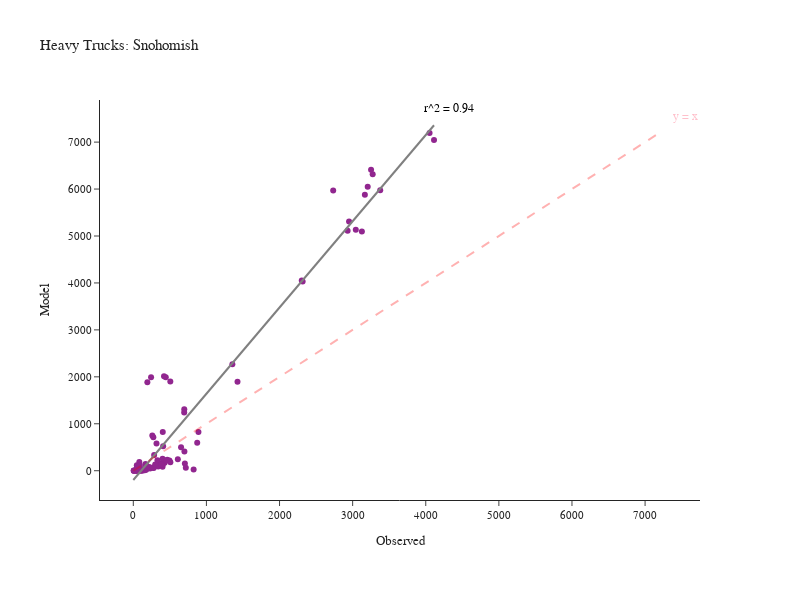

Here is the notebook cell this chart was saved with:
### Code cell
fig = create_truck_chart(df_daily_heavy, 'Heavy', 'Snohomish')
fig.show()
